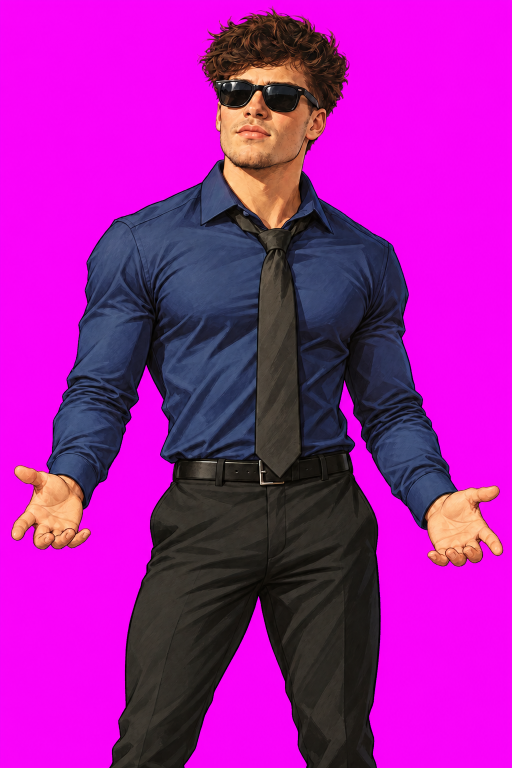
#> input picture evan-character/painted-v1/source/master.png, 1024 x 1536 px (shown at 1/2 size)
$ python build_painted_rig.py
#> lines starting #> are read from the running program, lines starting #| are printed output that depends on the picture
"""Build a registered painted Evan rig from generated, author-reviewed source plates.

Unlike the rejected V4 studies, no skin inpainting or geometric lip replacement
occurs. Full lower-face drawings provide lips, cheeks, teeth, tongue and chin.
Pillow/NumPy/OpenCV are build dependencies. Sources are immutable.
"""
import argparse, hashlib, json
from pathlib import Path
import numpy as np
import cv2
from PIL import Image, ImageDraw, ImageFilter

ROOT=Path(__file__).resolve().parent.parent/'evan-character/painted-v1'
SYMBOLS='XABCDEFGH'
# Source coordinates on the 1024x1536 setup plate; image-space x right/y down.
ARMS={
 'left':{'shoulder':[242,492],'elbow':[205,752],'wrist':[130,978],'tip':[92,1058],
         'polygon':[(223,431),(299,477),(331,604),(294,720),(275,790),(255,848),(214,974),(182,1038),(178,1107),(12,1110),(10,923),(84,910),(102,815),(138,741),(150,638),(162,524)]},
 'right':{'shoulder':[751,514],'elbow':[796,755],'wrist':[872,1019],'tip':[936,1090],
          'polygon':[(749,462),(798,490),(825,611),(815,676),(849,746),(883,847),(915,969),(1018,964),(1023,1158),(844,1155),(836,1071),(813,1004),(776,928),(751,846),(709,790),(705,723),(689,654),(702,548)]}
}

def key_plate(im):
    """Chroma composite matte. Keys magenta, never white teeth or skin highlights."""
    a=np.asarray(im.convert('RGBA')).astype(np.float32)
    dominance=np.minimum(a[:,:,0],a[:,:,2])-a[:,:,1]
    alpha=np.clip((115-dominance)/65,0,1)
    # Straight RGB at partial-alpha edges; keep solid interior exactly intact.
    bg=np.array([255,0,255],np.float32)
    rgb=np.clip((a[:,:,:3]-(1-alpha[:,:,None])*bg)/np.maximum(alpha[:,:,None],.02),0,255)
    rgb[alpha<.02]=0
    return Image.fromarray(np.dstack((rgb,alpha*255)).astype('uint8'))

def polygon_layer(im,pts,feather=1):
    mask=Image.new('L',im.size);ImageDraw.Draw(mask).polygon(pts,fill=255)
    if feather: mask=mask.filter(ImageFilter.GaussianBlur(feather))
    a=np.asarray(im).copy();a[:,:,3]=(a[:,:,3].astype(float)*np.asarray(mask)/255).astype('uint8')
    return Image.fromarray(a)

def register_face(base,face):
    gray=lambda im: cv2.cvtColor(np.array(im)[:,:,:3],cv2.COLOR_RGB2GRAY).astype('float32')/255
    mask=np.zeros((418,418),np.uint8);mask[45:205,95:365]=255
    matrix=np.eye(2,3,dtype='float32')
    try:
        score,matrix=cv2.findTransformECC(gray(base),gray(face),matrix,cv2.MOTION_AFFINE,
           (cv2.TERM_CRITERIA_EPS|cv2.TERM_CRITERIA_COUNT,150,1e-5),mask,5)
    except cv2.error as e:
        raise RuntimeError('Face registration failed; inspect atlas') from e
    if score<.9 or np.max(np.abs(matrix[:,:2]-np.eye(2)))>.08:
        raise ValueError(f'Face registration would distort identity: score {score}, matrix {matrix}')
    rgba=cv2.warpAffine(np.asarray(face),matrix,(418,418),flags=cv2.INTER_CUBIC|cv2.WARP_INVERSE_MAP,
                        borderMode=cv2.BORDER_CONSTANT)
    return Image.fromarray(rgba),float(score),matrix.tolist()

def build(source,destination):
    source,destination=Path(source),Path(destination);destination.mkdir(parents=True,exist_ok=True)
    before={p.name:hashlib.sha256(p.read_bytes()).hexdigest() for p in source.glob('*.png')}
    master=key_plate(Image.open(source/'master.png'));torso=key_plate(Image.open(source/'torso.png'))
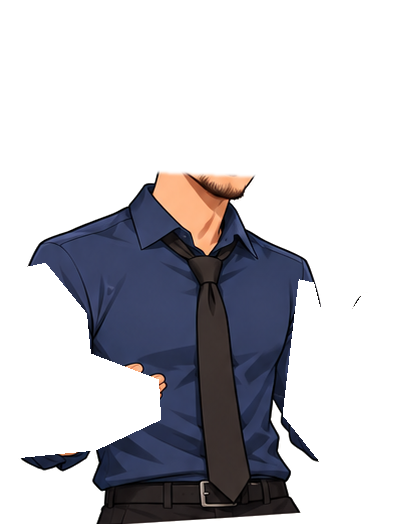
#> input picture evan-character/performance-rig/torso.png, 408 x 524 px, found by its file name
#> in key_plate (call 2), `alpha=np.clip((115-dominance)/65,0,1)`: alpha: shape (524, 408) float32; every value is 1
    torso.save(destination/'torso.png')
    for name,geo in ARMS.items(): polygon_layer(master,geo['polygon']).save(destination/f'arm-{name}.png')
    atlas=Image.open(source/'facial-poses-v2.png').convert('RGBA')
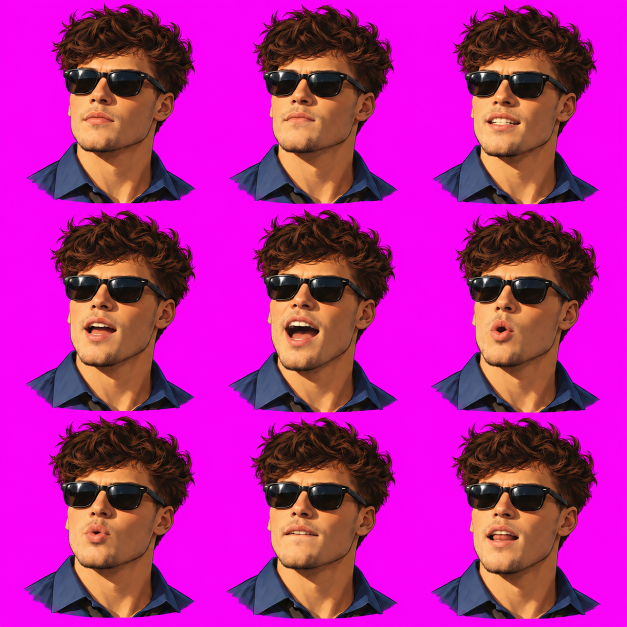
#> input picture evan-character/painted-v1/source/facial-poses-v2.png, 1254 x 1254 px (shown at 1/2 size)
    if atlas.size!=(1254,1254):raise ValueError('Atlas must be 1254x1254; recalibrate grid if regenerated')
    faces=[key_plate(atlas.crop(((i%3)*418,(i//3)*418,(i%3+1)*418,(i//3+1)*418))) for i in range(9)]
#> in key_plate (call 6), `return Image.fromarray(np.dstack((rgb,alpha*255)).astype('uint8'))`:
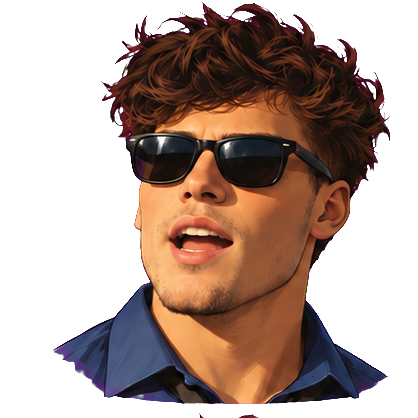
#> returned value: PIL image 418x418 RGBA; mean R, G, B, A 53.6, 34.3, 25.6, 126.8; transparent parts drawn white
#> in key_plate (call 7), `a=np.asarray(im.convert('RGBA')).astype(np.float32)`:
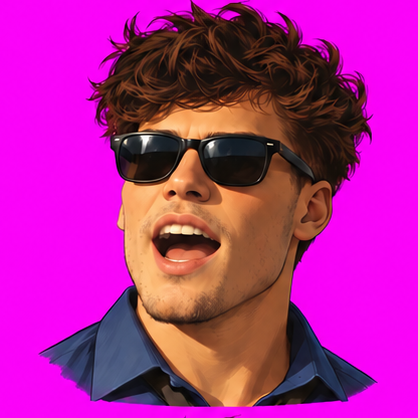
#> a: shape (418, 418, 4) float32; mean R, G, B, A 178, 35.6, 149.2, 255.6
#> in key_plate (call 7), `dominance=np.minimum(a[:,:,0],a[:,:,2])-a[:,:,1]`:
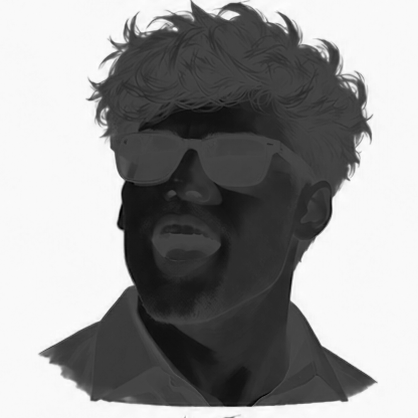
#> dominance: shape (418, 418) float32; min -96, max 254, mean 110.7; drawn with min black and max white
#> in key_plate (call 7), `alpha=np.clip((115-dominance)/65,0,1)`:
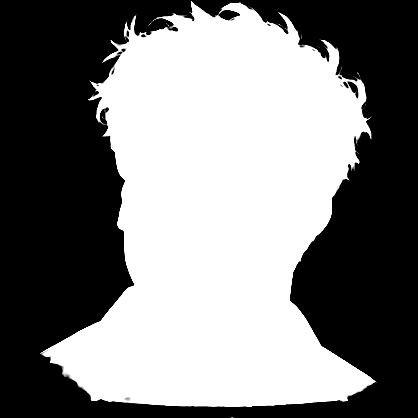
#> alpha: shape (418, 418) float32; min 0, max 1, mean 0.497
#> in key_plate (call 7), `rgb[alpha<.02]=0`:
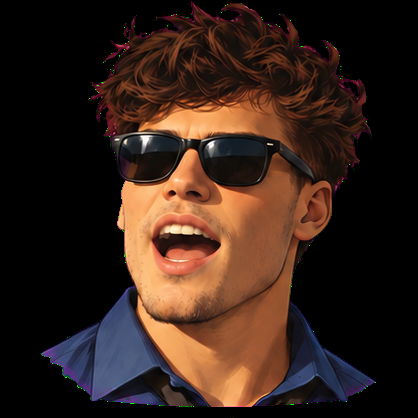
#> rgb: shape (418, 418, 3) float32; mean R, G, B 53.5, 34.3, 25.7
#> faces = 9 items
    report={}
    registered=[]
    for i,(symbol,face) in enumerate(zip(SYMBOLS,faces)):
        aligned,score,matrix=register_face(faces[0],face) if i else (face,1,np.eye(2,3).tolist())
        aligned.save(destination/f'face-{symbol}-full.png')
        # Exclude portrait shirt shoulders; retain head plus natural neck overlap.
        pts=[(0,0),(418,0),(418,285),(320,285),(300,325),(286,369),(205,386),(167,361),(132,323),(105,287),(0,287)]
        head=polygon_layer(aligned,pts,1.2)
        head.save(destination/f'head-{symbol}.png');registered.append(head)
        report[symbol]={'upper_face_ecc':round(score,5),'registration_matrix':matrix}
#> this loop made 9 passes
#> (symbol, matrix, score) on passes 2 to 9: ('A', [[0.987, 0.0143, -16.92], [-0.013, 0.986, 7.54]], 0.983), ('B', [[0.996, 0.0243, -35.13], [-0.0151, 1, 6.39]], 0.985), ('C', [[1.01, 0.0142, -3.28], [-0.0038, 0.992, -2.89]], 0.988), ('D', [[0.999, -0.00251, -15.05], [0.00249, 0.992, -5.3]], 0.98), ('E', [[0.996, 0.00847, -27.83], [-0.00612, 1.02, -4.14]], 0.987), ('F', [[1.02, 0.0108, -7.5], [0.0024, 1.01, -10.9]], 0.986), ('G', [[1.01, 0.0154, -21.43], [-0.0069, 0.999, -6.95]], 0.986), ('H', [[1.01, 0.0287, -37.59], [-0.01, 1, -5.45]], 0.987)
#> (symbol, score, matrix) on pass 1: ('X', 1, [[1, 0, 0], [0, 1, 0]])
#> after the loop, registered = 9 items; report = 9 items
    # Keep upper face/hair absolutely stable; interpolate entire lower face/jaw,
    # not rectangular mouth stickers. This mask blends below glasses and nose.
    yy,xx=np.mgrid[:418,:418]
    blend=np.clip((yy-210)/30,0,1).astype('float32')
    Image.fromarray((blend*255).astype('uint8')).save(destination/'lower-face-weight.png')
    # Whole painted drawings use fixed landmark correspondence in the renderer.
    manifest={'version':1,'status':'development; visual acceptance required',
      'canvas':[1024,1536],'head_transform':{'scale':1.1,'translate':[290,8],'pivot':[535,379]},
      'arms':ARMS,'face_order':list(SYMBOLS),'face_registration':report,'source_sha256':before,
      'facial_method':'registered complete lower-face drawings; anatomical landmark mesh interpolation',
      'limitations':['No native Moho project verified','No depth rotation beyond fixed 3/4 view',
       'Generated FV/L artwork needs anatomical review','Only one open-hand drawing per side; no finger controls',
       'Head atlas cells are 418px; native final detail is limited by source resolution']}
    (destination/'manifest.json').write_text(json.dumps(manifest,indent=2)+'\n')
    after={p.name:hashlib.sha256(p.read_bytes()).hexdigest() for p in source.glob('*.png')}
    if before!=after:raise RuntimeError('Builder modified source art')
    return manifest

if __name__=='__main__':
    p=argparse.ArgumentParser(description=__doc__);p.add_argument('--source',type=Path,default=ROOT/'source');p.add_argument('--output',type=Path,default=ROOT/'rig');a=p.parse_args()
    m=build(a.source,a.output);print(json.dumps(m['face_registration'],indent=2))
#> after `m = build(a.source, a.output)`: m = 10 items
